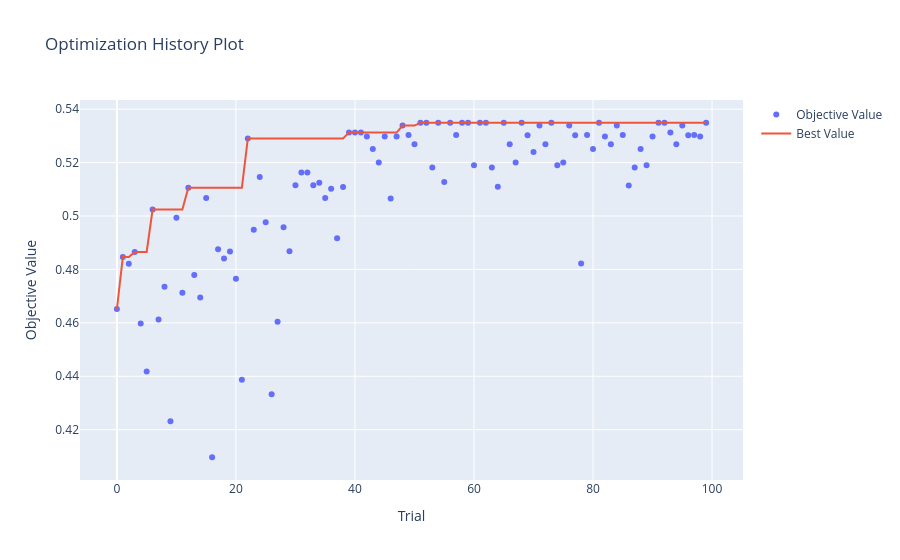

This figure's notebook cell:
### Markdown cell above
Train and optimize the model:

### Code cell
(optimized_KNN, 
train_metrics_mean_KNN,
train_metrics_std_KNN, 
val_metrics_mean_KNN, 
val_metrics_std_KNN, 
test_metrics_KNN,
precs_KNN, recs_KNN) = optimize_model_optuna_search(pipe_KNN, params_dist_KNN, 
                                                    X_train, y_train, X_test, y_test, 
                                                    cv=my_cv)
